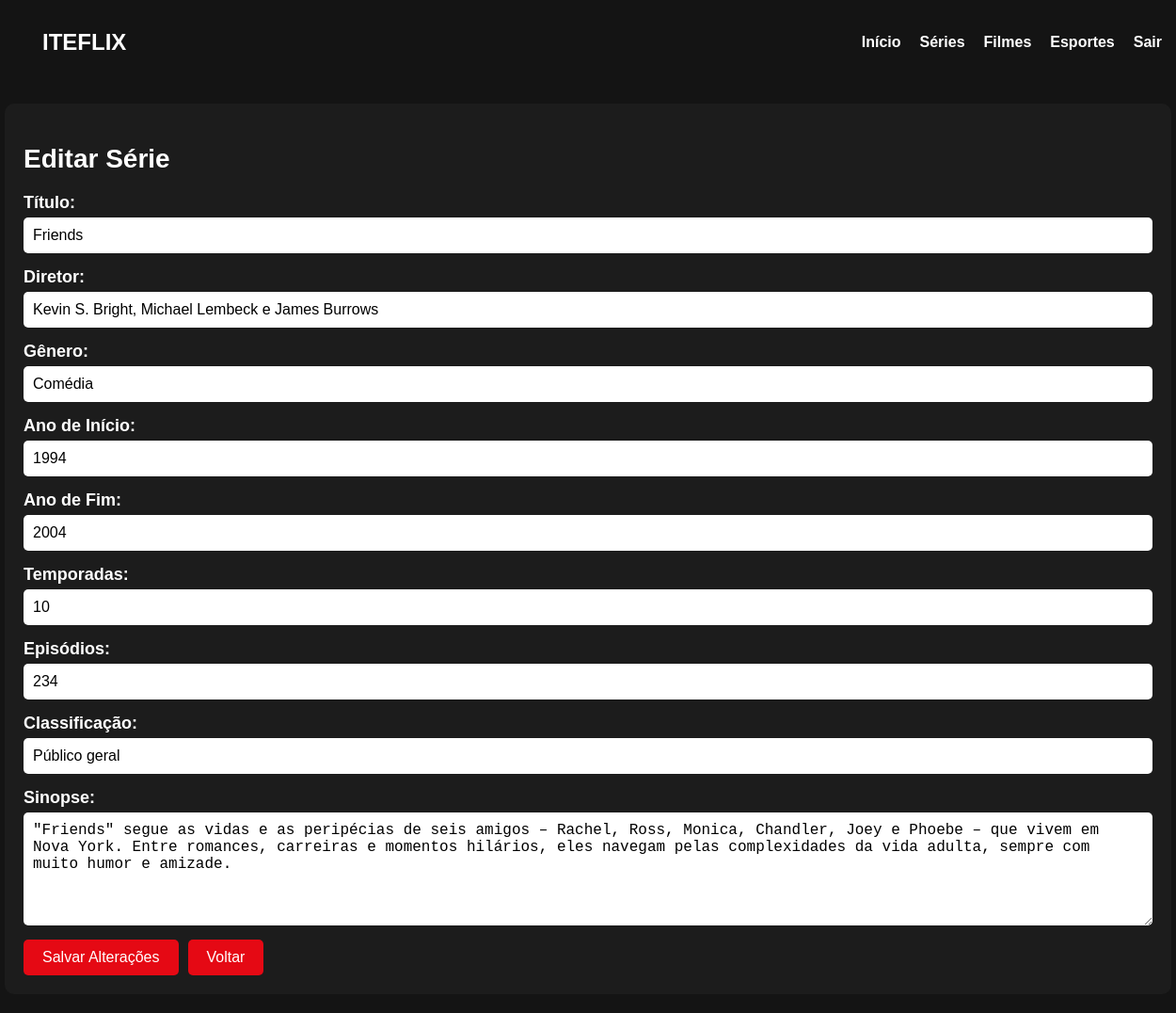
The app's page /series/editar_serie.php?id=45 with its own data.
### tables this page shows
CREATE TABLE `series` (
  `id` int(11) NOT NULL,
  `titulo` varchar(255) DEFAULT NULL,
  `diretor` varchar(255) DEFAULT NULL,
  `genero` varchar(100) NOT NULL,
  `ano_inicio` int(11) DEFAULT NULL,
  `ano_fim` int(11) DEFAULT NULL,
  `temporadas` int(11) DEFAULT NULL,
  `episodios` int(11) DEFAULT NULL,
  `duracao` varchar(20) NOT NULL,
  `classificacao` varchar(20) NOT NULL,
  `sinopse` text NOT NULL,
  `id_genero_serie` int(11) DEFAULT NULL
);

### series/editar_serie.php (the view, shortened to what this page needs)
<?php
include '../conexao.php';
if (isset($_GET['id'])) {
    $serie_id = $_GET['id'];
    $sql = "SELECT * FROM series WHERE id = $serie_id";
    $result = $conn->query($sql);
    if ($result->num_rows > 0) {
        $row = $result->fetch_assoc();
        $titulo = $row['titulo'];
        $diretor = $row['diretor'];
        $genero = $row['genero'];
        $ano_inicio = $row['ano_inicio'];
        $ano_fim = $row['ano_fim'];
        $temporadas = $row['temporadas'];
        $episodios = $row['episodios'];
        $classificacao = $row['classificacao'];
        $sinopse = $row['sinopse'];
    } else {
        header("Location: series.php");
        exit();
    }
} else {
    header("Location: series.php");
    exit();
}
?>
<!DOCTYPE html>
<html lang="pt-br">
<head>
</head>
<body>
    <header>
        <div class="navbar">
            <div class="logo">ITEFLIX</div>
            <nav>
                <ul>
                    <li><a href="../dashboard.php">Início</a></li>
                    <li><a href="series.php">Séries</a></li>
                    <li><a href="../filmes/filmes.php">Filmes</a></li>
                    <li><a href="../esportes/esportes.php">Esportes</a></li>
                    <li><a href="../seguranca/sair.php">Sair</a></li>
                </ul>
            </nav>
        </div>
    </header>
    <section class="content">
        <h2>Editar Série</h2>
        <form action="processar_edicao_serie.php" method="POST">
            <label for="titulo"><strong>Título:</strong></label>
            <input type="text" id="titulo" name="titulo" value="<?php echo isset($titulo) ? $titulo : ''; ?>" required>
            <label for="diretor"><strong>Diretor:</strong></label>
            <input type="text" id="diretor" name="diretor" value="<?php echo isset($diretor) ? $diretor : ''; ?>" required>
            <label for="genero"><strong>Gênero:</strong></label>
            <input type="text" id="genero" name="genero" value="<?php echo isset($genero) ? $genero : ''; ?>" required>
            <label for="ano_inicio"><strong>Ano de Início:</strong></label>
            <input type="number" id="ano_inicio" name="ano_inicio" value="<?php echo isset($ano_inicio) ? $ano_inicio : ''; ?>" required>
            <label for="ano_fim"><strong>Ano de Fim:</strong></label>
            <input type="number" id="ano_fim" name="ano_fim" value="<?php echo isset($ano_fim) ? $ano_fim : ''; ?>" required>
            <label for="temporadas"><strong>Temporadas:</strong></label>
            <input type="number" id="temporadas" name="temporadas" value="<?php echo isset($temporadas) ? $temporadas : ''; ?>" required>
            <label for="episodios"><strong>Episódios:</strong></label>
            <input type="number" id="episodios" name="episodios" value="<?php echo isset($episodios) ? $episodios : ''; ?>" required>
            <label for="classificacao"><strong>Classificação:</strong></label>
            <input type="text" id="classificacao" name="classificacao" value="<?php echo isset($classificacao) ? $classificacao : ''; ?>" required>
            <label for="sinopse"><strong>Sinopse:</strong></label>
            <textarea id="sinopse" name="sinopse" required><?php echo isset($sinopse) ? $sinopse : ''; ?></textarea>
            <div class="buttons">
                <button type="submit" name="submit">Salvar Alterações</button>
                <button type="button" onclick="window.location.href='series.php'">Voltar</button>
            </div>
        </form>
    </section>
</body>
</html>

### series/editar_serie.php (style rules this page uses)
body { font-family: Arial, sans-serif; background-color: #141414; color: #ffffff; overflow-x: hidden; margin: 0; padding: 0; }
header { background-color: #141414; padding: 20px; width: 100%; z-index: 1000; }
.navbar { display: flex; justify-content: space-between; align-items: center; max-width: 1200px; margin: 0 auto; }
.logo { font-size: 24px; font-weight: bold; }
nav ul { display: flex; list-style: none; padding: 0; }
nav ul li { margin: 0 10px; }
nav ul li a { text-decoration: none; color: #ffffff; font-weight: bold; }
.content { padding: 20px; max-width: 1200px; margin: 20px auto; background-color: #1c1c1c; border-radius: 10px; }
.content h2 { font-size: 28px; margin-bottom: 20px; }
form { display: flex; flex-direction: column; }
form label { font-size: 18px; margin-bottom: 5px; }
form input[type="text"], form input[type="number"], form textarea { padding: 10px; margin-bottom: 15px; border: none; border-radius: 5px; font-size: 16px; }
form textarea { resize: vertical; min-height: 100px; }
button { background-color: #e50914; border: none; padding: 10px 20px; color: #ffffff; font-size: 16px; cursor: pointer; border-radius: 5px; align-self: flex-start; margin-right: 10px; }
.buttons { display: flex; }

### records on screen
series: titulo "Friends", diretor "Kevin S. Bright, Michael Lembeck e James Burrows", genero "Comédia", ano_inicio "1994", ano_fim "2004", temporadas "10", episodios "234", classificacao "Público geral", sinopse "\"Friends\" segue as vidas e as peripécias de seis amigos – Rachel, Ross, Monica, Chandler, Joey e Phoebe – que vivem em Nova York. Entre romances, carreiras e momentos hilários, eles navegam pelas complexidades da vida adulta, sempre com muito humor e amizade."
